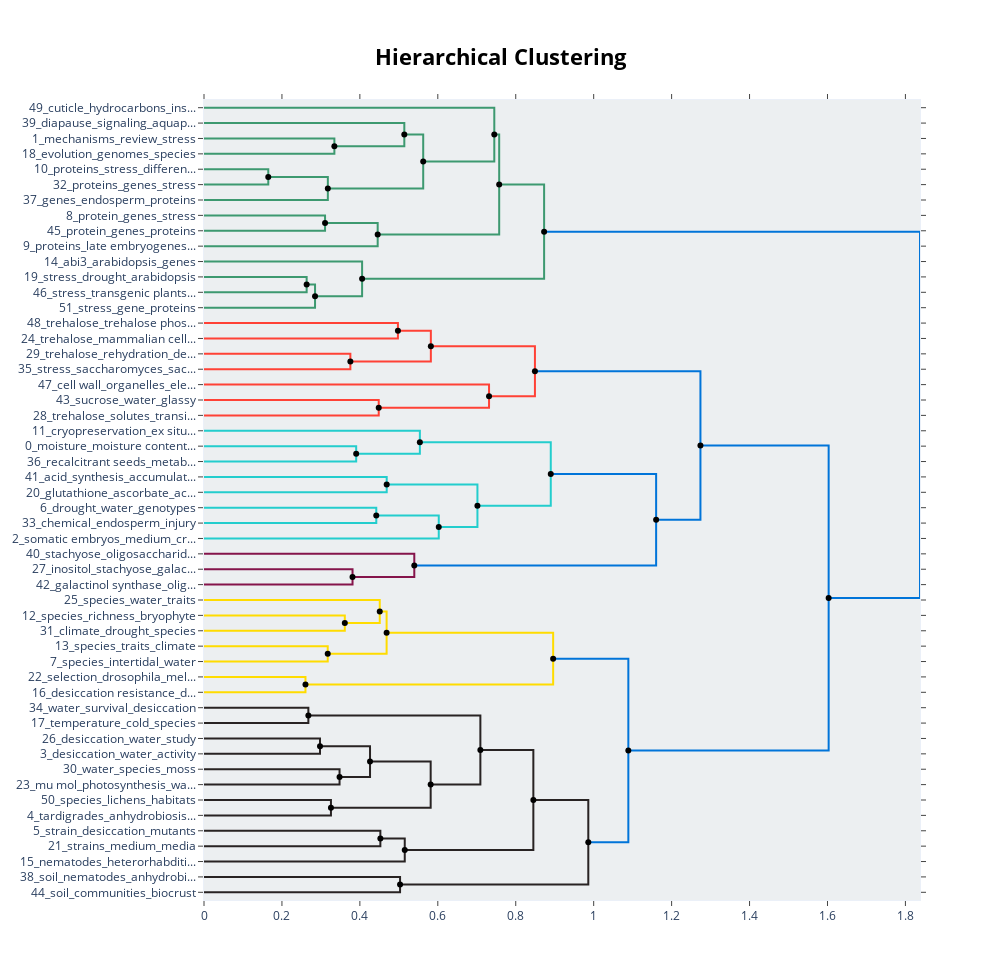

Notebook code for this chart:
### Code cell
fig = mmr_model.visualize_hierarchy(hierarchical_topics=hierarchical_topics)
fig.show()
fig.write_image('../data/citation_network/figures/hierarchical_figure_default_aesthetics.pdf')

### Figure 1 — Plotly figure (JSON) as saved in the notebook; plotly's stock layout.template omitted (floating-point values rounded to 4 significant figures)
{"data": [{"hoverinfo": "text", "marker": {"color": "rgb(61,153,112)"}, "mode": "lines", "text": ["mechanisms_review_stress_desiccation_studies", "", "", "evolution_genomes_species_desiccation_proteins"], "type": "scatter", "x": [0, 0.3346, 0.3346, 0], "xaxis": "x", "y": [-25, -25, -35, -35], "yaxis": "y"}, {"hoverinfo": "text", "marker": {"color": "rgb(61,153,112)"}, "mode": "lines", "text": ["diapause_signaling_aquaporins_drosophila_melanogaster", "", "", "stress_desiccation_review_proteins_genes"], "type": "scatter", "x": [0, 0.5141, 0.5141, 0.3346], "xaxis": "x", "y": [-15, -15, -30, -30], "yaxis": "y"}, {"hoverinfo": "text", "marker": {"color": "rgb(61,153,112)"}, "mode": "lines", "text": ["proteins_stress_differentially expressed_rehydration_desiccation", "", "", "proteins_genes_stress_protein_desiccation"], "type": "scatter", "x": [0, 0.1649, 0.1649, 0], "xaxis": "x", "y": [-45, -45, -55, -55], "yaxis": "y"}, {"hoverinfo": "text", "marker": {"color": "rgb(61,153,112)"}, "mode": "lines", "text": ["proteins_genes_stress_analysis_metabolism", "", "", "genes_endosperm_proteins_seed maturation_transcripts"], "type": "scatter", "x": [0.1649, 0.3178, 0.3178, 0], "xaxis": "x", "y": [-50, -50, -65, -65], "yaxis": "y"}, {"hoverinfo": "text", "marker": {"color": "rgb(61,153,112)"}, "mode": "lines", "text": ["mechanisms_stress_desiccation_review_proteins", "", "", "genes_proteins_stress_analysis_desiccation"], "type": "scatter", "x": [0.5141, 0.5625, 0.5625, 0.3178], "xaxis": "x", "y": [-22.5, -22.5, -57.5, -57.5], "yaxis": "y"}, {"hoverinfo": "text", "marker": {"color": "rgb(61,153,112)"}, "mode": "lines", "text": ["cuticle_hydrocarbons_insects_stress_pisum", "", "", "genes_proteins_stress_desiccation_mechanisms"], "type": "scatter", "x": [0, 0.745, 0.745, 0.5625], "xaxis": "x", "y": [-5, -5, -40, -40], "yaxis": "y"}, {"hoverinfo": "text", "marker": {"color": "rgb(61,153,112)"}, "mode": "lines", "text": ["protein_genes_stress_desiccation_mrna", "", "", "protein_genes_proteins_gene_analysis"], "type": "scatter", "x": [0, 0.3106, 0.3106, 0], "xaxis": "x", "y": [-75, -75, -85, -85], "yaxis": "y"}, {"hoverinfo": "text", "marker": {"color": "rgb(61,153,112)"}, "mode": "lines", "text": ["protein_gene_proteins_genes_analysis", "", "", "proteins_late embryogenesis abundant_embryogenesis abundant_lea protein_late embryogenesis"], "type": "scatter", "x": [0.3106, 0.4457, 0.4457, 0], "xaxis": "x", "y": [-80, -80, -95, -95], "yaxis": "y"}, {"hoverinfo": "text", "marker": {"color": "rgb(61,153,112)"}, "mode": "lines", "text": ["genes_proteins_stress_desiccation_desiccation tolerance", "", "", "protein_genes_stress_embryogenesis_late embryogenesis"], "type": "scatter", "x": [0.745, 0.7575, 0.7575, 0.4457], "xaxis": "x", "y": [-22.5, -22.5, -87.5, -87.5], "yaxis": "y"}, {"hoverinfo": "text", "marker": {"color": "rgb(61,153,112)"}, "mode": "lines", "text": ["stress_drought_arabidopsis_genes_drought stress", "", "", "stress_transgenic plants_wild type_abiotic stress_analysis"], "type": "scatter", "x": [0, 0.2634, 0.2634, 0], "xaxis": "x", "y": [-115, -115, -125, -125], "yaxis": "y"}, {"hoverinfo": "text", "marker": {"color": "rgb(61,153,112)"}, "mode": "lines", "text": ["stress_abiotic stress_arabidopsis_transgenic plants_wild", "", "", "stress_gene_proteins_arabidopsis_stress tolerance"], "type": "scatter", "x": [0.2634, 0.2849, 0.2849, 0], "xaxis": "x", "y": [-120, -120, -135, -135], "yaxis": "y"}, {"hoverinfo": "text", "marker": {"color": "rgb(61,153,112)"}, "mode": "lines", "text": ["abi3_arabidopsis_genes_stress_wild type", "", "", "stress_arabidopsis_abiotic stress_showed_transgenic plants"], "type": "scatter", "x": [0, 0.4057, 0.4057, 0.2849], "xaxis": "x", "y": [-105, -105, -127.5, -127.5], "yaxis": "y"}, {"hoverinfo": "text", "marker": {"color": "rgb(61,153,112)"}, "mode": "lines", "text": ["proteins_genes_stress_desiccation_plant", "", "", "stress_gene_arabidopsis_wild type_type"], "type": "scatter", "x": [0.7575, 0.8728, 0.8728, 0.4057], "xaxis": "x", "y": [-55, -55, -116.2, -116.2], "yaxis": "y"}, {"hoverinfo": "text", "marker": {"color": "rgb(255,65,54)"}, "mode": "lines", "text": ["trehalose_trehalose phosphate_trehalose synthesis_stress_trehalose accumulation", "", "", "trehalose_mammalian cells_membrane_viability_vacuum"], "type": "scatter", "x": [0, 0.4976, 0.4976, 0], "xaxis": "x", "y": [-145, -145, -155, -155], "yaxis": "y"}, {"hoverinfo": "text", "marker": {"color": "rgb(255,65,54)"}, "mode": "lines", "text": ["trehalose_rehydration_desiccation_anhydrobiosis_state", "", "", "stress_saccharomyces_saccharomyces cerevisiae_dehydration rehydration_genes"], "type": "scatter", "x": [0, 0.3756, 0.3756, 0], "xaxis": "x", "y": [-165, -165, -175, -175], "yaxis": "y"}, {"hoverinfo": "text", "marker": {"color": "rgb(255,65,54)"}, "mode": "lines", "text": ["trehalose_mammalian cells_trehalose phosphate_yeast_synthesis", "", "", "trehalose_rehydration_stress_saccharomyces_desiccation"], "type": "scatter", "x": [0.4976, 0.5822, 0.5822, 0.3756], "xaxis": "x", "y": [-150, -150, -170, -170], "yaxis": "y"}, {"hoverinfo": "text", "marker": {"color": "rgb(255,65,54)"}, "mode": "lines", "text": ["sucrose_water_glassy_properties_temperature", "", "", "trehalose_solutes_transition temperature_lipids_phase transition"], "type": "scatter", "x": [0, 0.4484, 0.4484, 0], "xaxis": "x", "y": [-195, -195, -205, -205], "yaxis": "y"}, {"hoverinfo": "text", "marker": {"color": "rgb(255,65,54)"}, "mode": "lines", "text": ["cell wall_organelles_electron microscopy_vacuoles_cell walls", "", "", "glassy_temperature_properties_transition temperature_glass transition"], "type": "scatter", "x": [0, 0.7315, 0.7315, 0.4484], "xaxis": "x", "y": [-185, -185, -200, -200], "yaxis": "y"}, {"hoverinfo": "text", "marker": {"color": "rgb(255,65,54)"}, "mode": "lines", "text": ["trehalose_yeast_stress_rehydration_desiccation", "", "", "water_glassy_stability_proteins_transition temperature"], "type": "scatter", "x": [0.5822, 0.8492, 0.8492, 0.7315], "xaxis": "x", "y": [-160, -160, -192.5, -192.5], "yaxis": "y"}, {"hoverinfo": "text", "marker": {"color": "rgb(35,205,205)"}, "mode": "lines", "text": ["moisture_moisture content_desiccation_water_desiccation tolerance", "", "", "recalcitrant seeds_metabolic rate_water content_desiccation_processes"], "type": "scatter", "x": [0, 0.3905, 0.3905, 0], "xaxis": "x", "y": [-225, -225, -235, -235], "yaxis": "y"}, {"hoverinfo": "text", "marker": {"color": "rgb(35,205,205)"}, "mode": "lines", "text": ["cryopreservation_ex situ_species_long term_germplasm", "", "", "moisture_moisture content_desiccation_desiccation tolerance_recalcitrant"], "type": "scatter", "x": [0, 0.554, 0.554, 0.3905], "xaxis": "x", "y": [-215, -215, -230, -230], "yaxis": "y"}, {"hoverinfo": "text", "marker": {"color": "rgb(35,205,205)"}, "mode": "lines", "text": ["acid_synthesis_accumulation_rehydration_acids", "", "", "glutathione_ascorbate_activity_reductase_norway"], "type": "scatter", "x": [0, 0.4688, 0.4688, 0], "xaxis": "x", "y": [-245, -245, -255, -255], "yaxis": "y"}, {"hoverinfo": "text", "marker": {"color": "rgb(35,205,205)"}, "mode": "lines", "text": ["drought_water_genotypes_stress_stomatal", "", "", "chemical_endosperm_injury_somatic embryos_application"], "type": "scatter", "x": [0, 0.4421, 0.4421, 0], "xaxis": "x", "y": [-265, -265, -275, -275], "yaxis": "y"}, {"hoverinfo": "text", "marker": {"color": "rgb(35,205,205)"}, "mode": "lines", "text": ["cultivars_stress_soil_growth_stomatal", "", "", "somatic embryos_medium_cryopreservation_embryogenic_regeneration"], "type": "scatter", "x": [0.4421, 0.6024, 0.6024, 0], "xaxis": "x", "y": [-270, -270, -285, -285], "yaxis": "y"}, {"hoverinfo": "text", "marker": {"color": "rgb(35,205,205)"}, "mode": "lines", "text": ["glutathione_ascorbate_activity_leaves_sod", "", "", "somatic embryos_medium_drought_water_leaf"], "type": "scatter", "x": [0.4688, 0.7017, 0.7017, 0.6024], "xaxis": "x", "y": [-250, -250, -277.5, -277.5], "yaxis": "y"}, {"hoverinfo": "text", "marker": {"color": "rgb(35,205,205)"}, "mode": "lines", "text": ["moisture content_desiccation_viability_species_water", "", "", "aba_somatic embryos_medium_water_desiccation"], "type": "scatter", "x": [0.554, 0.8899, 0.8899, 0.7017], "xaxis": "x", "y": [-222.5, -222.5, -263.8, -263.8], "yaxis": "y"}, {"hoverinfo": "text", "marker": {"color": "rgb(133,20,75)"}, "mode": "lines", "text": ["inositol_stachyose_galactinol_myo inositol_soybean", "", "", "galactinol synthase_oligosaccharides_family oligosaccharides_raffinose family oligosaccharides_galactose"], "type": "scatter", "x": [0, 0.3812, 0.3812, 0], "xaxis": "x", "y": [-305, -305, -315, -315], "yaxis": "y"}, {"hoverinfo": "text", "marker": {"color": "rgb(133,20,75)"}, "mode": "lines", "text": ["stachyose_oligosaccharides_carbohydrate_raffinose stachyose_raffinose family", "", "", "myo inositol_raffinose stachyose_oligosaccharides_galactinol synthase_galactose"], "type": "scatter", "x": [0, 0.5396, 0.5396, 0.3812], "xaxis": "x", "y": [-295, -295, -310, -310], "yaxis": "y"}, {"hoverinfo": "text", "marker": {"color": "rgb(0,116,217)"}, "mode": "lines", "text": ["desiccation_water_moisture_degrees_moisture content", "", "", "stachyose_inositol_oligosaccharides_raffinose stachyose_myo inositol"], "type": "scatter", "x": [0.8899, 1.16, 1.16, 0.5396], "xaxis": "x", "y": [-243.1, -243.1, -302.5, -302.5], "yaxis": "y"}, {"hoverinfo": "text", "marker": {"color": "rgb(0,116,217)"}, "mode": "lines", "text": ["trehalose_yeast_membrane_desiccation_rehydration", "", "", "desiccation_water_moisture_moisture content_cryopreservation"], "type": "scatter", "x": [0.8492, 1.274, 1.274, 1.16], "xaxis": "x", "y": [-176.2, -176.2, -272.8, -272.8], "yaxis": "y"}, {"hoverinfo": "text", "marker": {"color": "rgb(255,220,0)"}, "mode": "lines", "text": ["species_richness_bryophyte_communities_environmental", "", "", "climate_drought_species_climate change_events"], "type": "scatter", "x": [0, 0.3613, 0.3613, 0], "xaxis": "x", "y": [-335, -335, -345, -345], "yaxis": "y"}, {"hoverinfo": "text", "marker": {"color": "rgb(255,220,0)"}, "mode": "lines", "text": ["species_water_traits_drought_desiccation", "", "", "species_richness_communities_environmental_bryophyte"], "type": "scatter", "x": [0, 0.451, 0.451, 0.3613], "xaxis": "x", "y": [-325, -325, -340, -340], "yaxis": "y"}, {"hoverinfo": "text", "marker": {"color": "rgb(255,220,0)"}, "mode": "lines", "text": ["species_traits_climate_desiccation_physiological", "", "", "species_intertidal_water_snails_habitat"], "type": "scatter", "x": [0, 0.3175, 0.3175, 0], "xaxis": "x", "y": [-355, -355, -365, -365], "yaxis": "y"}, {"hoverinfo": "text", "marker": {"color": "rgb(255,220,0)"}, "mode": "lines", "text": ["climate_drought_bryophyte_richness_communities", "", "", "species_desiccation_climate_intertidal_habitat"], "type": "scatter", "x": [0.451, 0.4686, 0.4686, 0.3175], "xaxis": "x", "y": [-332.5, -332.5, -360, -360], "yaxis": "y"}, {"hoverinfo": "text", "marker": {"color": "rgb(255,220,0)"}, "mode": "lines", "text": ["selection_drosophila_melanogaster_stress resistance_desiccation resistance", "", "", "desiccation resistance_drosophila_starvation_desiccation_melanogaster"], "type": "scatter", "x": [0, 0.2604, 0.2604, 0], "xaxis": "x", "y": [-375, -375, -385, -385], "yaxis": "y"}, {"hoverinfo": "text", "marker": {"color": "rgb(255,220,0)"}, "mode": "lines", "text": ["species_climate_traits_distribution_desiccation", "", "", "drosophila_desiccation resistance_selection_desiccation_cuticular"], "type": "scatter", "x": [0.4686, 0.896, 0.896, 0.2604], "xaxis": "x", "y": [-346.2, -346.2, -380, -380], "yaxis": "y"}, {"hoverinfo": "text", "marker": {"color": "rgb(40,35,35)"}, "mode": "lines", "text": ["water_survival_desiccation_acclimation_loss", "", "", "temperature_cold_species_supercooling_water loss"], "type": "scatter", "x": [0, 0.2678, 0.2678, 0], "xaxis": "x", "y": [-395, -395, -405, -405], "yaxis": "y"}, {"hoverinfo": "text", "marker": {"color": "rgb(40,35,35)"}, "mode": "lines", "text": ["desiccation_water_study_stress_epiphytic", "", "", "desiccation_water_activity_resurrection_stress"], "type": "scatter", "x": [0, 0.2977, 0.2977, 0], "xaxis": "x", "y": [-415, -415, -425, -425], "yaxis": "y"}, {"hoverinfo": "text", "marker": {"color": "rgb(40,35,35)"}, "mode": "lines", "text": ["water_species_moss_desiccation_photosynthesis", "", "", "mu mol_photosynthesis_water_shade_desiccation"], "type": "scatter", "x": [0, 0.3478, 0.3478, 0], "xaxis": "x", "y": [-435, -435, -445, -445], "yaxis": "y"}, {"hoverinfo": "text", "marker": {"color": "rgb(40,35,35)"}, "mode": "lines", "text": ["desiccation_water_stress_resurrection_increased", "", "", "water_photosynthesis_light_mu mol_desiccation"], "type": "scatter", "x": [0.2977, 0.4261, 0.4261, 0.3478], "xaxis": "x", "y": [-420, -420, -440, -440], "yaxis": "y"}, {"hoverinfo": "text", "marker": {"color": "rgb(40,35,35)"}, "mode": "lines", "text": ["species_lichens_habitats_light_study", "", "", "tardigrades_anhydrobiosis_strains_anhydrobiotic_survival"], "type": "scatter", "x": [0, 0.3258, 0.3258, 0], "xaxis": "x", "y": [-455, -455, -465, -465], "yaxis": "y"}, {"hoverinfo": "text", "marker": {"color": "rgb(40,35,35)"}, "mode": "lines", "text": ["desiccation_water_photosynthesis_species_leaves", "", "", "species_tardigrades_anhydrobiosis_desiccation_habitats"], "type": "scatter", "x": [0.4261, 0.5817, 0.5817, 0.3258], "xaxis": "x", "y": [-430, -430, -460, -460], "yaxis": "y"}, {"hoverinfo": "text", "marker": {"color": "rgb(40,35,35)"}, "mode": "lines", "text": ["cold_desiccation_survival_acclimation_water loss", "", "", "desiccation_water_species_rehydration_light"], "type": "scatter", "x": [0.2678, 0.7092, 0.7092, 0.5817], "xaxis": "x", "y": [-400, -400, -445, -445], "yaxis": "y"}, {"hoverinfo": "text", "marker": {"color": "rgb(40,35,35)"}, "mode": "lines", "text": ["strain_desiccation_mutants_bacteria_stress", "", "", "strains_medium_media_biocontrol_rhizobia"], "type": "scatter", "x": [0, 0.4526, 0.4526, 0], "xaxis": "x", "y": [-475, -475, -485, -485], "yaxis": "y"}, {"hoverinfo": "text", "marker": {"color": "rgb(40,35,35)"}, "mode": "lines", "text": ["strain_desiccation_stress_trehalose_growth", "", "", "nematodes_heterorhabditis_entomopathogenic_steinernema_infective"], "type": "scatter", "x": [0.4526, 0.5152, 0.5152, 0], "xaxis": "x", "y": [-480, -480, -495, -495], "yaxis": "y"}, {"hoverinfo": "text", "marker": {"color": "rgb(40,35,35)"}, "mode": "lines", "text": ["water_desiccation_degrees_species_rehydration", "", "", "strain_desiccation_nematodes_stress_growth"], "type": "scatter", "x": [0.7092, 0.8452, 0.8452, 0.5152], "xaxis": "x", "y": [-422.5, -422.5, -487.5, -487.5], "yaxis": "y"}, {"hoverinfo": "text", "marker": {"color": "rgb(40,35,35)"}, "mode": "lines", "text": ["soil_nematodes_anhydrobiosis_dry season_soil moisture", "", "", "soil_communities_biocrust_valleys_cyanobacteria"], "type": "scatter", "x": [0, 0.5031, 0.5031, 0], "xaxis": "x", "y": [-505, -505, -515, -515], "yaxis": "y"}, {"hoverinfo": "text", "marker": {"color": "rgb(40,35,35)"}, "mode": "lines", "text": ["desiccation_water_degrees_species_conditions", "", "", "soil_nematodes_communities_anhydrobiosis_valleys"], "type": "scatter", "x": [0.8452, 0.9862, 0.9862, 0.5031], "xaxis": "x", "y": [-455, -455, -510, -510], "yaxis": "y"}, {"hoverinfo": "text", "marker": {"color": "rgb(0,116,217)"}, "mode": "lines", "text": ["species_traits_desiccation_climate_desiccation resistance", "", "", "desiccation_water_degrees_species_conditions"], "type": "scatter", "x": [0.896, 1.089, 1.089, 0.9862], "xaxis": "x", "y": [-363.1, -363.1, -482.5, -482.5], "yaxis": "y"}, {"hoverinfo": "text", "marker": {"color": "rgb(0,116,217)"}, "mode": "lines", "text": ["desiccation_water_moisture_viability_trehalose", "", "", "species_desiccation_water_conditions_temperature"], "type": "scatter", "x": [1.274, 1.603, 1.603, 1.089], "xaxis": "x", "y": [-224.5, -224.5, -422.8, -422.8], "yaxis": "y"}, {"hoverinfo": "text", "marker": {"color": "rgb(0,116,217)"}, "mode": "lines", "text": ["proteins_genes_stress_desiccation_drought", "", "", "desiccation_species_water_degrees_conditions"], "type": "scatter", "x": [0.8728, 1.837, 1.837, 1.603], "xaxis": "x", "y": [-85.62, -85.62, -323.7, -323.7], "yaxis": "y"}, {"hoverinfo": "text", "hovertext": ["proteins_genes_stress_analysis_metabolism", "mechanisms_stress_desiccation_review_proteins", "protein_gene_proteins_genes_analysis", "genes_proteins_stress_desiccation_desiccation tolerance", "stress_abiotic stress_arabidopsis_transgenic plants_wild", "proteins_genes_stress_desiccation_plant", "trehalose_mammalian cells_trehalose phosphate_yeast_synthesis", "trehalose_yeast_stress_rehydration_desiccation", "cultivars_stress_soil_growth_stomatal", "glutathione_ascorbate_activity_leaves_sod", "moisture content_desiccation_viability_species_water", "desiccation_water_moisture_degrees_moisture content", "trehalose_yeast_membrane_desiccation_rehydration", "climate_drought_bryophyte_richness_communities", "species_climate_traits_distribution_desiccation", "desiccation_water_stress_resurrection_increased", "desiccation_water_photosynthesis_species_leaves", "cold_desiccation_survival_acclimation_water loss", "strain_desiccation_stress_trehalose_growth", "water_desiccation_degrees_species_rehydration", "desiccation_water_degrees_species_conditions", "species_traits_desiccation_climate_desiccation resistance", "desiccation_water_moisture_viability_trehalose", "proteins_genes_stress_desiccation_drought"], "marker": {"color": "black"}, "mode": "markers", "showlegend": false, "type": "scatter", "x": [0.1649, 0.5141, 0.3106, 0.745, 0.2634, 0.7575, 0.4976, 0.5822, 0.4421, 0.4688, 0.554, 0.8899, 0.8492, 0.451, 0.4686, 0.2977, 0.4261, 0.2678, 0.4526, 0.7092, 0.8452, 0.896, 1.274, 0.8728], "y": [-50, -22.5, -80, -22.5, -120, -55, -150, -160, -270, -250, -222.5, -243.1, -176.2, -332.5, -346.2, -420, -430, -400, -480, -422.5, -455, -363.1, -224.5, -85.62]}, {"hoverinfo": "text", "hovertext": ["stress_desiccation_review_proteins_genes", "genes_proteins_stress_analysis_desiccation", "genes_proteins_stress_desiccation_mechanisms", "protein_genes_stress_embryogenesis_late embryogenesis", "stress_arabidopsis_abiotic stress_showed_transgenic plants", "stress_gene_arabidopsis_wild type_type", "trehalose_rehydration_stress_saccharomyces_desiccation", "glassy_temperature_properties_transition temperature_glass transition", "water_glassy_stability_proteins_transition temperature", "moisture_moisture content_desiccation_desiccation tolerance_recalcitrant", "somatic embryos_medium_drought_water_leaf", "aba_somatic embryos_medium_water_desiccation", "myo inositol_raffinose stachyose_oligosaccharides_galactinol synthase_galactose", "stachyose_inositol_oligosaccharides_raffinose stachyose_myo inositol", "desiccation_water_moisture_moisture content_cryopreservation", "species_richness_communities_environmental_bryophyte", "species_desiccation_climate_intertidal_habitat", "drosophila_desiccation resistance_selection_desiccation_cuticular", "water_photosynthesis_light_mu mol_desiccation", "species_tardigrades_anhydrobiosis_desiccation_habitats", "desiccation_water_species_rehydration_light", "strain_desiccation_nematodes_stress_growth", "soil_nematodes_communities_anhydrobiosis_valleys", "desiccation_water_degrees_species_conditions", "species_desiccation_water_conditions_temperature", "desiccation_species_water_degrees_conditions"], "marker": {"color": "black"}, "mode": "markers", "showlegend": false, "type": "scatter", "x": [0.3346, 0.3178, 0.5625, 0.4457, 0.2849, 0.4057, 0.3756, 0.4484, 0.7315, 0.3905, 0.6024, 0.7017, 0.3812, 0.5396, 1.16, 0.3613, 0.3175, 0.2604, 0.3478, 0.3258, 0.5817, 0.5152, 0.5031, 0.9862, 1.089, 1.603], "y": [-30, -57.5, -40, -87.5, -127.5, -116.2, -170, -200, -192.5, -230, -277.5, -263.8, -310, -302.5, -272.8, -340, -360, -380, -440, -460, -445, -487.5, -510, -482.5, -422.8, -323.7]}], "layout": {"autosize": false, "height": 980, "hoverlabel": {"bgcolor": "white", "font": {"family": "Rockwell", "size": 16}}, "hovermode": "closest", "plot_bgcolor": "#ECEFF1", "showlegend": false, "title": {"font": {"color": "Black", "size": 22}, "text": "<b>Hierarchical Clustering</b>", "x": 0.5, "xanchor": "center", "yanchor": "top"}, "width": 1000, "xaxis": {"mirror": "allticks", "rangemode": "tozero", "showgrid": false, "showline": true, "showticklabels": true, "ticks": "outside", "type": "linear", "zeroline": false}, "yaxis": {"mirror": "allticks", "range": [-520, 0], "rangemode": "tozero", "showgrid": false, "showline": true, "showticklabels": true, "tickmode": "array", "ticks": "outside", "ticktext": ["49_cuticle_hydrocarbons_ins...", "39_diapause_signaling_aquap...", "1_mechanisms_review_stress", "18_evolution_genomes_species", "10_proteins_stress_differen...", "32_proteins_genes_stress", "37_genes_endosperm_proteins", "8_protein_genes_stress", "45_protein_genes_proteins", "9_proteins_late embryogenes...", "14_abi3_arabidopsis_genes", "19_stress_drought_arabidopsis", "46_stress_transgenic plants...", "51_stress_gene_proteins", "48_trehalose_trehalose phos...", "24_trehalose_mammalian cell...", "29_trehalose_rehydration_de...", "35_stress_saccharomyces_sac...", "47_cell wall_organelles_ele...", "43_sucrose_water_glassy", "28_trehalose_solutes_transi...", "11_cryopreservation_ex situ...", "0_moisture_moisture content...", "36_recalcitrant seeds_metab...", "41_acid_synthesis_accumulat...", "20_glutathione_ascorbate_ac...", "6_drought_water_genotypes", "33_chemical_endosperm_injury", "2_somatic embryos_medium_cr...", "40_stachyose_oligosaccharid...", "27_inositol_stachyose_galac...", "42_galactinol synthase_olig...", "25_species_water_traits", "12_species_richness_bryophyte", "31_climate_drought_species", "13_species_traits_climate", "7_species_intertidal_water", "22_selection_drosophila_mel...", "16_desiccation resistance_d...", "34_water_survival_desiccation", "17_temperature_cold_species", "26_desiccation_water_study", "3_desiccation_water_activity", "30_water_species_moss", "23_mu mol_photosynthesis_wa...", "50_species_lichens_habitats", "4_tardigrades_anhydrobiosis...", "5_strain_desiccation_mutants", "21_strains_medium_media", "15_nematodes_heterorhabditi...", "38_soil_nematodes_anhydrobi...", "44_soil_communities_biocrust"], "tickvals": [-5, -15, -25, -35, -45, -55, -65, -75, -85, -95, -105, -115, -125, -135, -145, -155, -165, -175, -185, -195, -205, -215, -225, -235, -245, -255, -265, -275, -285, -295, -305, -315, -325, -335, -345, -355, -365, -375, -385, -395, -405, -415, -425, -435, -445, -455, -465, -475, -485, -495, -505, -515], "type": "linear", "zeroline": false}}}
